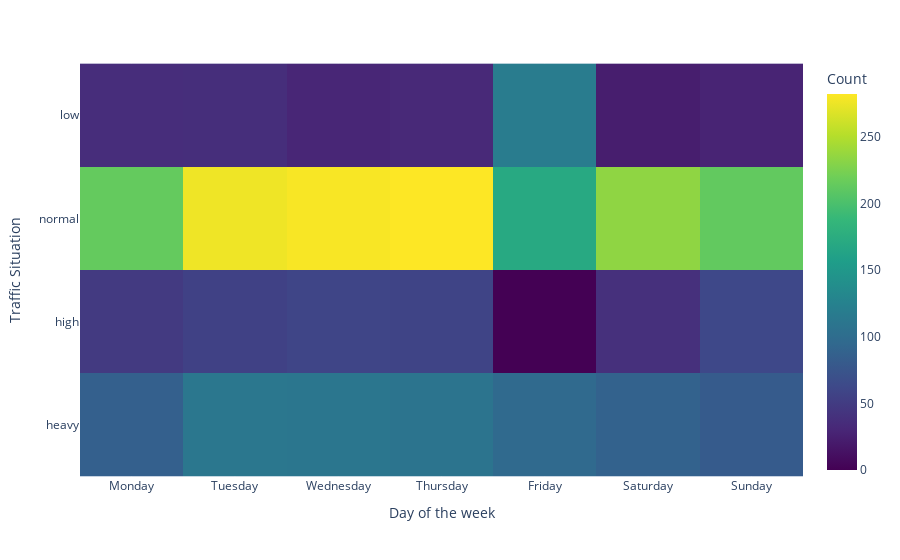

The notebook cell this image was saved under:
### Markdown cell above
### HeatMap

### Code cell
traffic_order = ['low', 'normal',"high","heavy"]  
day_order = ["Monday","Tuesday","Wednesday","Thursday","Friday","Saturday","Sunday"]
heatmap_df = df.copy()
# print(heatmap_df)
heatmap_df['Day of the week'] = pd.Categorical(heatmap_df['Day of the week'], categories=day_order, ordered=True)
heatmap_df['Traffic Situation'] = pd.Categorical(heatmap_df['Traffic Situation'], categories=traffic_order, ordered=True)
heatmap_df = heatmap_df.sort_values(['Day of the week', 'Traffic Situation'])

grouped = heatmap_df.groupby(['Traffic Situation', 'Day of the week']).size().unstack(fill_value=0)
# print(grouped)
fig = px.imshow(grouped,
                labels=dict(x="Day of the week", y="Traffic Situation", color="Count"),
                x=grouped.columns,
                y=grouped.index,
                color_continuous_scale='Viridis')

fig.show()

### Figure 1 — Plotly figure (JSON) as saved in the notebook; plotly's stock layout.template omitted (floating-point values rounded to 4 significant figures)
{"data": [{"coloraxis": "coloraxis", "hovertemplate": "Day of the week: %{x}<br>Traffic Situation: %{y}<br>Count: %{z}<extra></extra>", "name": "0", "type": "heatmap", "x": ["Monday", "Tuesday", "Wednesday", "Thursday", "Friday", "Saturday", "Sunday"], "xaxis": "x", "y": ["low", "normal", "high", "heavy"], "yaxis": "y", "z": [[36, 37, 30, 32, 118, 23, 28], [214, 276, 280, 282, 170, 234, 213], [48, 55, 59, 58, 0, 39, 62], [86, 112, 111, 108, 96, 88, 81]]}], "layout": {"coloraxis": {"colorbar": {"title": {"text": "Count"}}, "colorscale": [[0, "#440154"], [0.1111, "#482878"], [0.2222, "#3e4989"], [0.3333, "#31688e"], [0.4444, "#26828e"], [0.5556, "#1f9e89"], [0.6667, "#35b779"], [0.7778, "#6ece58"], [0.8889, "#b5de2b"], [1, "#fde725"]]}, "margin": {"t": 60}, "xaxis": {"anchor": "y", "constrain": "domain", "domain": [0, 1], "scaleanchor": "y", "title": {"text": "Day of the week"}}, "yaxis": {"anchor": "x", "autorange": "reversed", "constrain": "domain", "domain": [0, 1], "title": {"text": "Traffic Situation"}}}}
